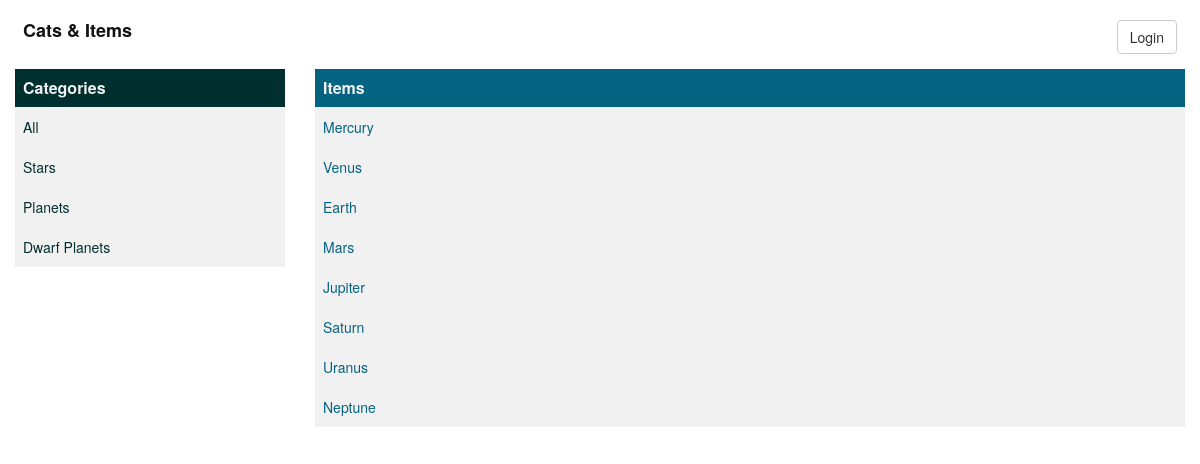
Page /category/Planets/2 on the committed database.
### database_setup.py (models this page shows, shortened)
class Category(Base):
    __tablename__ = 'categories'
    id = Column(
        'id', Integer,
        nullable=False,
        primary_key=True)
    name = Column(
        'name', String,
        nullable=False)

class Item(Base):
    __tablename__ = 'items'
    id = Column(
        'id', Integer,
        nullable=False,
        primary_key=True)
    name = Column(
        'name', String,
        nullable=False)
    description = Column(
        'description', String)
    category = Column(
        'category',
        ForeignKey('categories.id'),
        nullable=False)
    image = Column(
        'image',
        String)
    categories = relationship(Category)

### application.py (the view)
@app.route("/")
@app.route("/category/<category_name>/<int:category_id>",
           endpoint="category")
def index(category_name=None, category_id=None):
    context = generate_context(
        category_id=category_id)
    return render_template(
        'item_list.html',
        categories=context['categories'],
        title="Home",
        items=context['items'])

### application.py (called while the page is built)
def generate_context(item_id=None, category_id=None):
    context = dict()
    context['categories'] = crud.get_all_categories()
    if item_id is not None:
        context['items'] = crud.get_item_by_id(item_id)
    elif category_id is not None:
        context['items'] = crud.get_items_by_category(category_id)
    else:
        context['items'] = crud.get_all_items()
    return context

### crud.py (called while the page is built)
def get_all_entries(type):
    entries = session.query(type).all()
    return entries

def get_all_categories():
    entries = get_all_entries(Category)
    return entries

def get_items_by_category(category_id):
    entries = session.query(Item).filter_by(category=category_id).all()
    return entries

### templates/item_list.html (shortened to what this page needs)
<!DOCTYPE html>
{% extends "main_cat_item_list.html" %}
{% block items %}
<h2 class="items-head">Items
</h2>
<div class="items-list">
    {% if items %}
    {% for item in items %}
    <ul class="items-menu">
        <li class="items-entry">
            <a href="{{ url_for('item', item_name=item.name, item_id=item.id) }}">{{ item.name }}</a>
        </li>
    </ul>
    {% endfor %}
    {% else %}
    <div class="no-items">
        No items found in this category
    </div>
    {% endif %}
</div>
{% endblock %}

### templates/main_cat_item_list.html
<!DOCTYPE html>
{% extends "index.html" %}
{% block main_area %}
<div class="row">
    <div class="col-sm-3 categories">
        <h2 class="cat-head">Categories</h2>
        <ul class="cat-menu">
            <li class="cat-entry">
                <a href="{{ url_for('index') }}">All</a>
            </li>
            {% for category in categories %}
            <li class="cat-entry">
                <a href="{{ url_for('category', category_name=category.name, category_id=category.id)  }}">{{ category.name }}</a>
            </li>
            {% endfor %}
        </ul>
    </div >
    <div class="col-sm-9">
        <div class="items">
            {% block items %}
            {% endblock %}
        </div>
    </div>
</div>
{% endblock %}

### static/css/style.css (style rules this page uses)
.cat-head, .items-head, .item-head, .login-head { font-size: 16px; font-weight: bold; padding: 10px 0 10px 8px; margin: 15px 0 0 0; color: #F1F1F1; }
.cat-head, .login-head { background-color: #002F2F; }
.items-head, .item-head { background-color: #046380; }
ul { list-style-type: none; padding: 0; margin: 0; width: 100%; }
li a { text-decoration: none; display: block; height: 40px; padding: 10px 0 10px 8px; }
li { white-space: nowrap; overflow: hidden; }
li.cat-entry a { color: #002F2F; background-color: #F1F1F1; }
li.items-entry a { color: #046380; background-color: #F1F1F1; }
.items { padding-bottom: 10px; }

### rows in the picture
Category: name "Stars"
Category: name "Planets"
Category: name "Dwarf Planets"
Item: name "Mercury"
Item: name "Venus"
Item: name "Earth"
Item: name "Mars"
Item: name "Jupiter"
Item: name "Saturn"
Item: name "Uranus"
Item: name "Neptune"
